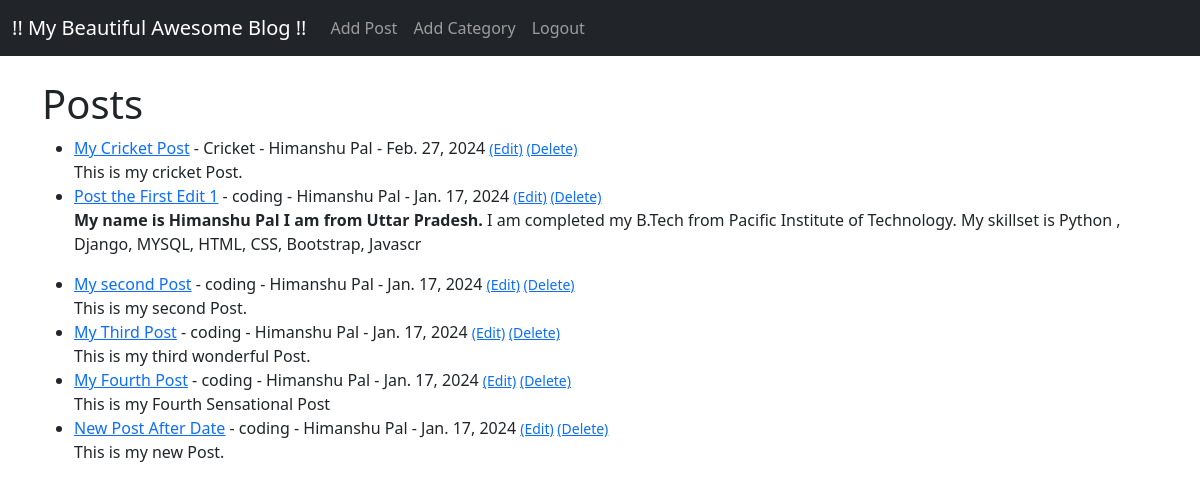
The app's page /app/ (signed in) with its own data.
### app/models.py (models this page shows, shortened)
class Post(models.Model):
    title = models.CharField(max_length=255)
    title_tag = models.CharField(max_length=255)
    author = models.ForeignKey(User,on_delete=models.CASCADE)
    body = models.TextField()
    post_date = models.DateField(auto_now_add=True)
    category = models.CharField(max_length=255, default='coding')

### app/views.py (the view)
# urls.py: path('',HomeView.as_view(),name="home"),
class HomeView(ListView):
    model = Post
    template_name = 'home.html'
    ordering = ['-post_date']

### app/templates/home.html
{% extends 'base.html' %}
{% block content %}
        <h1>Posts</h1>
        <ul>
        {% for post in object_list %}
           <li><a href="{% url 'article-detail' post.pk %}">
           {{ post.title }}</a> -
           {{ post.category}} -
           {{ post.author.first_name }}
           {{ post.author.last_name }} -
           {{ post.post_date }}
           <small>
        {% if user.is_authenticated %}
           <a href="{% url 'update_post' post.pk %}">(Edit)</a>
           <a href="{% url 'delete_post' post.pk %}">(Delete)</a>
        {% endif %}
           </small><br>
           {{ post.body|slice:":200" | safe }}
           </li>
        {% endfor %}
        </ul>
{% endblock %}

### records on screen
Post: title "My Cricket Post", category "Cricket", author.first_name "Himanshu", author.last_name "Pal", post_date "Feb. 27, 2024", body "This is my cricket Post."
Post: title "Post the First Edit 1", category "coding", author.first_name "Himanshu", author.last_name "Pal", post_date "Jan. 17, 2024", body "My name is Himanshu Pal I am from Uttar Pradesh. I am completed my B.Tech from Pacific Institute of Technology. My skillset is Python , Django, MYSQL, HTML, CSS, Bootstrap, Javascr"
Post: title "My second Post", category "coding", author.first_name "Himanshu", author.last_name "Pal", post_date "Jan. 17, 2024", body "This is my second Post."
Post: title "My Third Post", category "coding", author.first_name "Himanshu", author.last_name "Pal", post_date "Jan. 17, 2024", body "This is my third wonderful Post."
Post: title "My Fourth Post", category "coding", author.first_name "Himanshu", author.last_name "Pal", post_date "Jan. 17, 2024", body "This is my Fourth Sensational Post"
Post: title "New Post After Date", category "coding", author.first_name "Himanshu", author.last_name "Pal", post_date "Jan. 17, 2024", body "This is my new Post."
